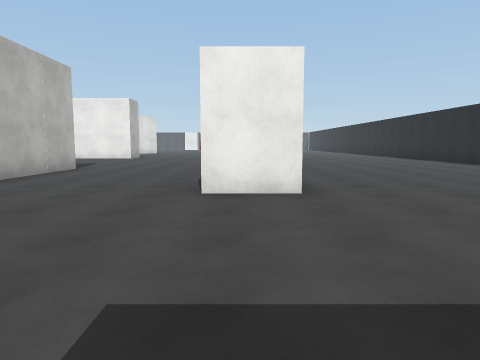
view 1 (above)

21 first-person views from a walk through a 3-D level made in the Unity game engine. The camera is 1.3 m above the floor, tilts 6° down and sees 70° across. The floor is counted in squares, 2 m on a side. Each view is taken from the middle of a square. On the plan, view 1 faces up. The plan holds only what a view shows up to about 10 squares ahead; the rest is blank. The place goes on beyond the plan. The player is left out. Surface patterns are stand-ins for the level's own textures.

view 2
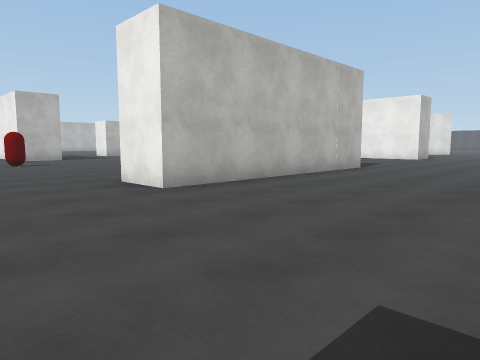

view 3
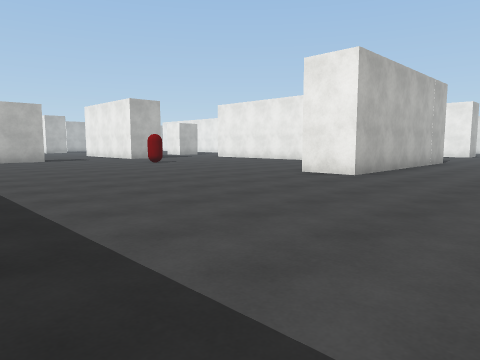

view 4
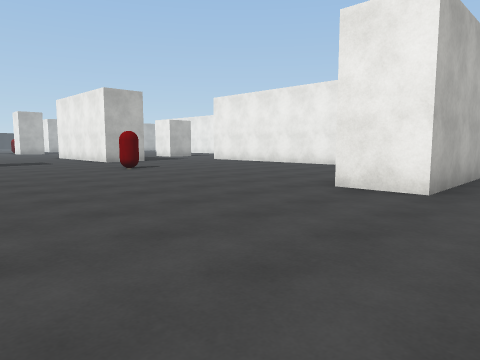

view 5
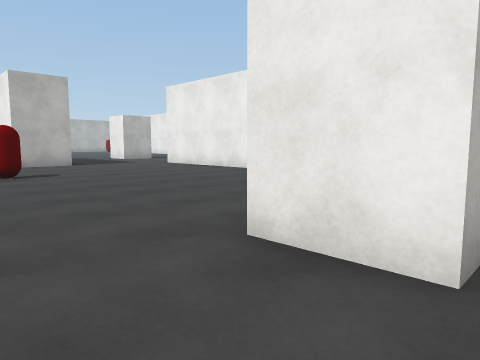

view 6
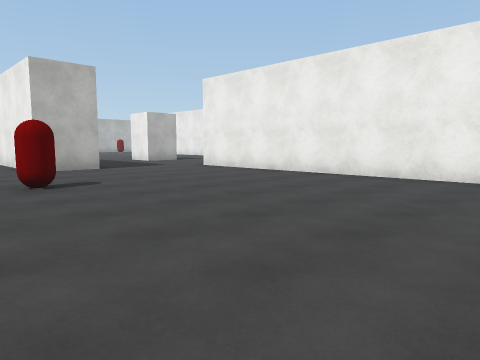

view 7
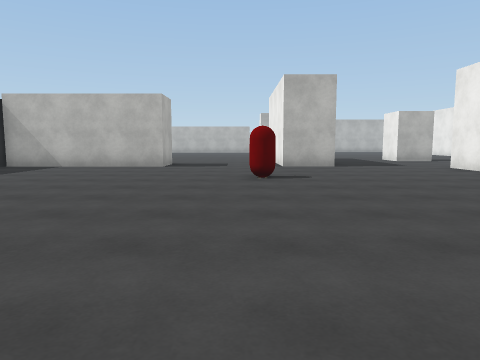

view 8
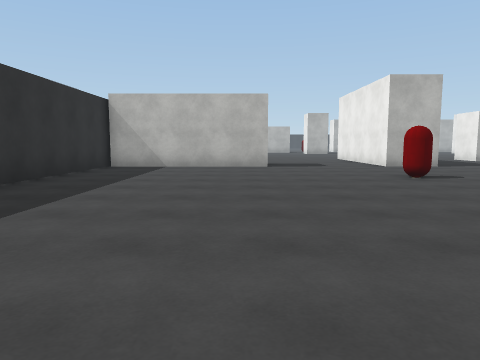

view 9
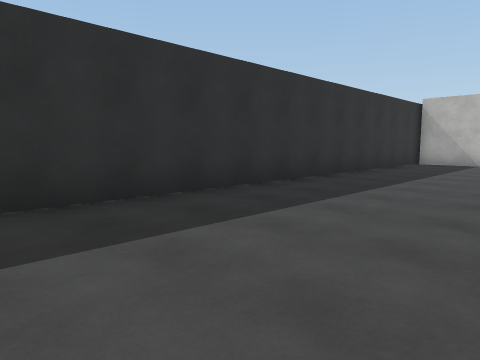

view 10
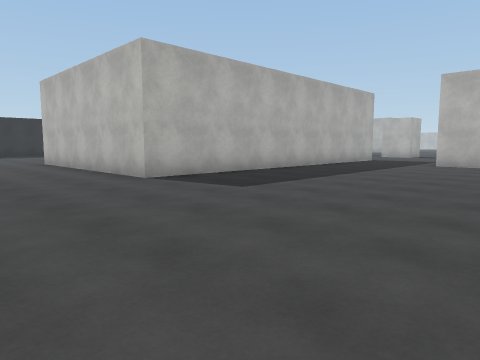

view 11
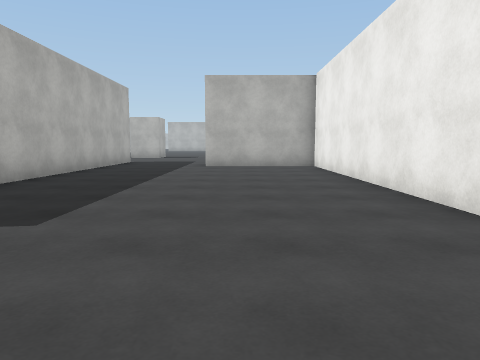

view 12
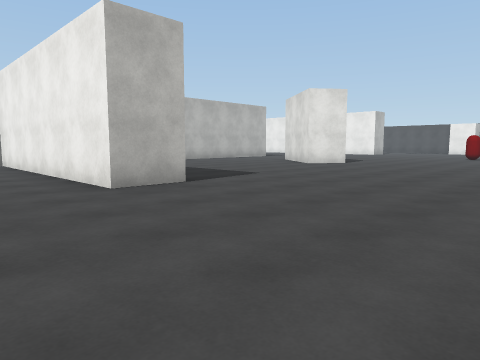

view 13
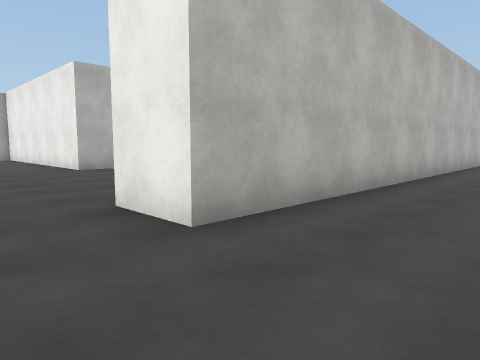

view 14
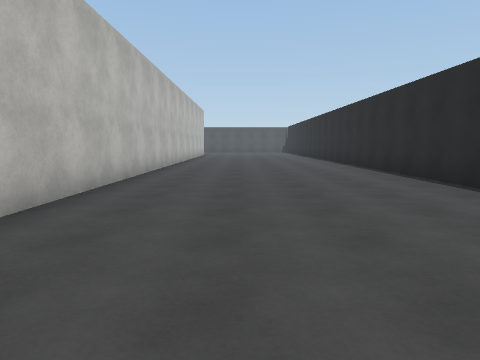

view 15
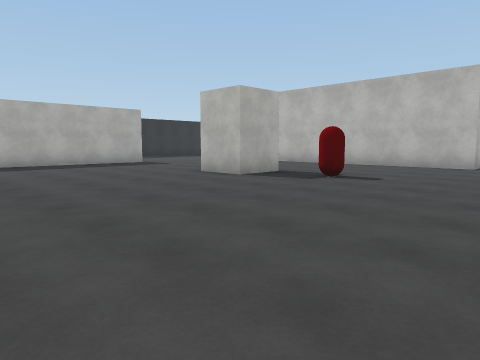

view 16
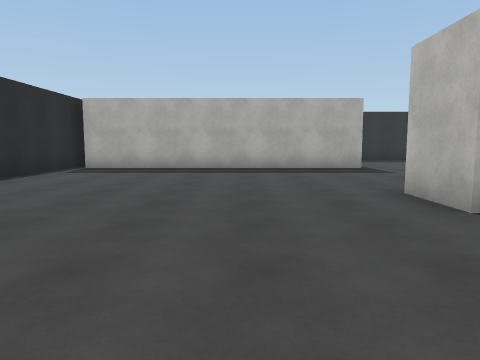

view 17
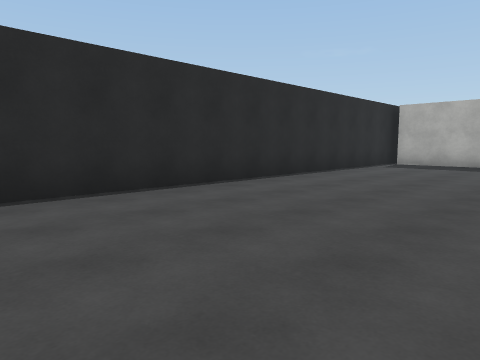

view 18
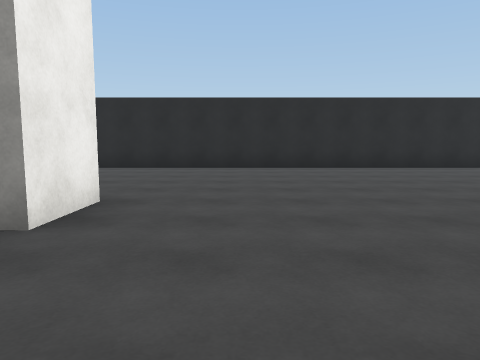

view 19
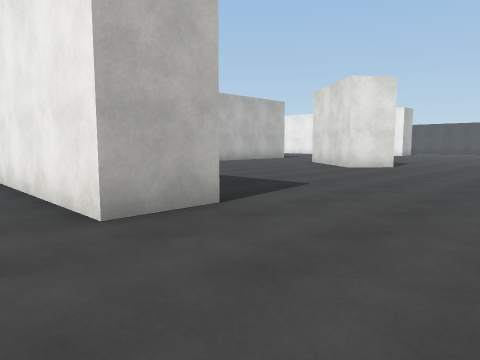

view 20
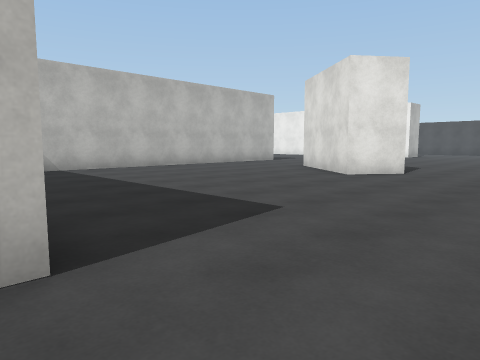

view 21
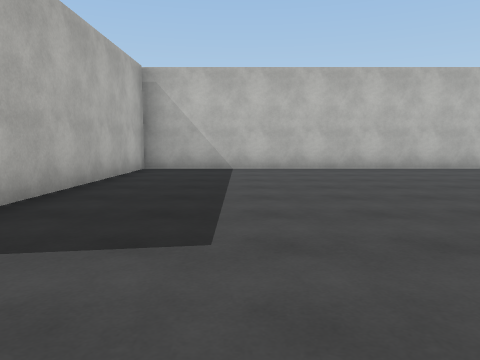

### Floor plan
Points are (right, up) in squares from view 1. A wall is a line through its corners. A room is listed if a view was taken in it or the views show most of it. See-through windows are left out.
Room 1 (views 1, 2, 3, 4, 5, 6, 7, 8, 9, 10, 11, 12, 13, 14, 15, 16, 17, 18, 19, 20, 21)
walls: (-0.5, 5.8) (0.8, 5.8) (0.8, 4.5) (-0.6, 4.5); (-7.1, 7.7) (-13.4, 7.7); (-4.8, 16.5) (-4.8, 15.2) (-12, 15.2) (-12, 12); (-12.1, 9.1) (-4.3, 9.1) (-4.3, 2.7) (-5.8, 2.7); (-0.4, -0.3) (7.2, -0.3); (-14.8, 4.9) (-14.8, 3.2); (-5.7, 23.9) (-6.6, 22.8) (-8.7, 24.5); (1.9, 24) (1.9, 13.6) (0.5, 13.6); (7.5, -1) (7.5, 22.1); (-14.8, -1.6) (-14.8, -4.8); (-12, 25.4) (-12, 16.5) (-6.5, 16.5); (-15.1, -4.8) (-3.6, -4.8)
ways out: opening at (-13.3, 2.3); opening at (-12.5, 10.5)
objects: red capsule (-12, 2); red capsule (0, 8)

Positions as (right, up) in squares from view 1, and headings:
1: (0, 0), facing up
2: (0, 0), facing up-left
3: (-1, -4), facing up-left
4: (-3, -2), facing up-left
5: (-4, 1), facing up-left
6: (-6, 1), facing up-left
7: (-5, 2), facing left
8: (-5, -1), facing left
9: (-3, -1), facing down-left
10: (-1, 15), facing down-left
11: (-2, 13), facing left
12: (0, 13), facing up-left
13: (4, 12), facing up-left
14: (4, 12), facing up
15: (6, 11), facing down-left
16: (3, 9), facing down
17: (3, 11), facing down-right
18: (-2, 12), facing right
19: (-2, 14), facing up-left
20: (-3, 16), facing up-left
21: (-3, 19), facing left
